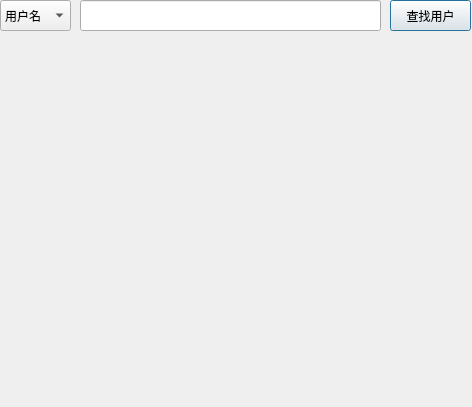
<?xml version="1.0" encoding="UTF-8"?>
<ui version="4.0">
 <class>findDialog</class>
 <widget class="QDialog" name="findDialog">
  <property name="geometry">
   <rect>
    <x>0</x>
    <y>0</y>
    <width>472</width>
    <height>407</height>
   </rect>
  </property>
  <property name="minimumSize">
   <size>
    <width>472</width>
    <height>407</height>
   </size>
  </property>
  <property name="maximumSize">
   <size>
    <width>472</width>
    <height>407</height>
   </size>
  </property>
  <property name="windowTitle">
   <string>Dialog</string>
  </property>
  <widget class="QLineEdit" name="le_findUser">
   <property name="geometry">
    <rect>
     <x>80</x>
     <y>0</y>
     <width>301</width>
     <height>31</height>
    </rect>
   </property>
   <property name="inputMask">
    <string/>
   </property>
   <property name="text">
    <string/>
   </property>
   <property name="placeholderText">
    <string/>
   </property>
  </widget>
  <widget class="QPushButton" name="pb_findUser">
   <property name="geometry">
    <rect>
     <x>390</x>
     <y>0</y>
     <width>81</width>
     <height>31</height>
    </rect>
   </property>
   <property name="text">
    <string>查找用户</string>
   </property>
  </widget>
  <widget class="QComboBox" name="cmb_findUser">
   <property name="geometry">
    <rect>
     <x>0</x>
     <y>0</y>
     <width>71</width>
     <height>31</height>
    </rect>
   </property>
   <item>
    <property name="text">
     <string>用户名</string>
    </property>
   </item>
   <item>
    <property name="text">
     <string>昵称</string>
    </property>
   </item>
  </widget>
  <widget class="QScrollArea" name="scrollArea">
   <property name="geometry">
    <rect>
     <x>0</x>
     <y>40</y>
     <width>471</width>
     <height>361</height>
    </rect>
   </property>
   <property name="frameShape">
    <enum>QFrame::NoFrame</enum>
   </property>
   <property name="widgetResizable">
    <bool>true</bool>
   </property>
   <widget class="QWidget" name="scrollAreaWidgetContents">
    <property name="geometry">
     <rect>
      <x>0</x>
      <y>0</y>
      <width>471</width>
      <height>361</height>
     </rect>
    </property>
    <layout class="QVBoxLayout" name="verticalLayout">
     <property name="leftMargin">
      <number>0</number>
     </property>
     <property name="topMargin">
      <number>3</number>
     </property>
     <property name="rightMargin">
      <number>0</number>
     </property>
     <property name="bottomMargin">
      <number>3</number>
     </property>
     <item>
      <widget class="QWidget" name="wdg_list" native="true"/>
     </item>
     <item>
      <spacer name="verticalSpacer">
       <property name="orientation">
        <enum>Qt::Vertical</enum>
       </property>
       <property name="sizeHint" stdset="0">
        <size>
         <width>20</width>
         <height>880</height>
        </size>
       </property>
      </spacer>
     </item>
    </layout>
   </widget>
  </widget>
 </widget>
 <resources/>
 <connections/>
</ui>
